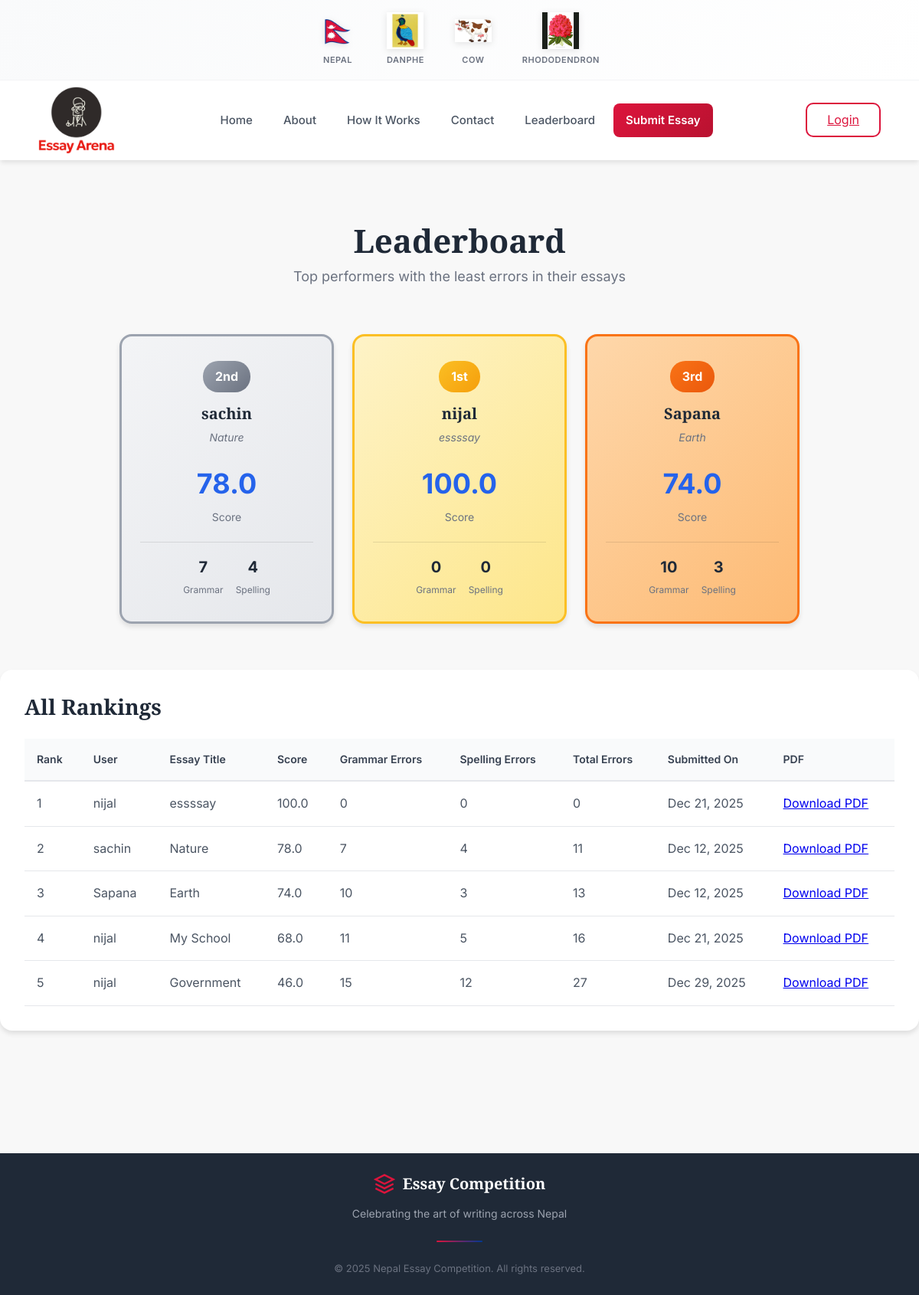
The app's page /leaderboard/, older data.
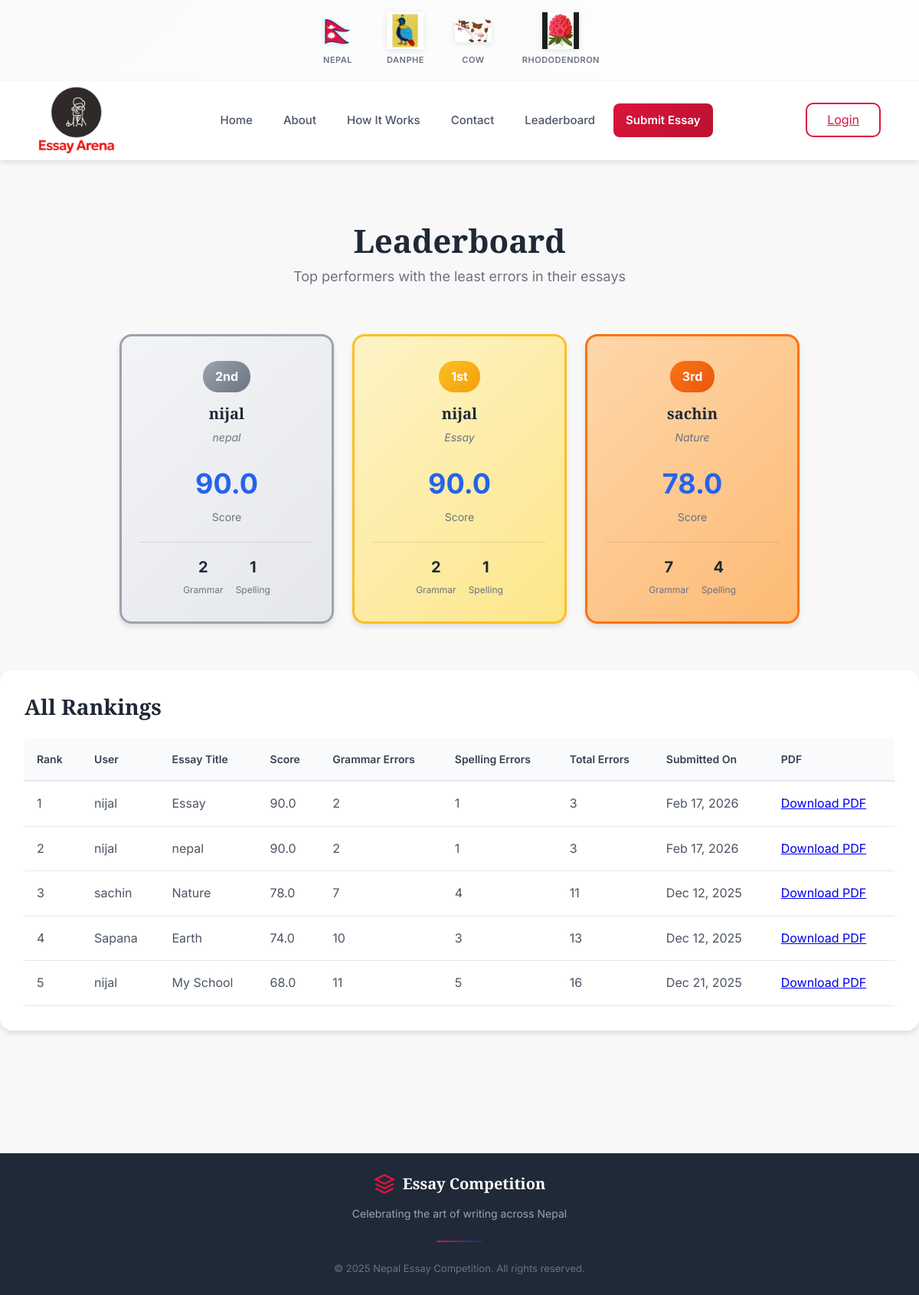
The same page, newer data.
### home/models.py (models this page shows, shortened)
class Essay(models.Model):
    user = models.ForeignKey(settings.AUTH_USER_MODEL, on_delete=models.CASCADE)
    title = models.CharField(max_length=255)
    topic = models.CharField(max_length=100, blank=True, null=True)
    content = models.TextField()
    grammar_errors = models.PositiveIntegerField(default=0)
    spelling_errors = models.PositiveIntegerField(default=0)
    total_errors = models.PositiveIntegerField(default=0)
    score = models.FloatField(default=0)
    points = models.PositiveIntegerField(default=0)
    points = models.IntegerField(default=0)  #  Added for ml
    pdf_file = models.FileField(upload_to="essays/pdfs/", blank=True, null=True)
    is_approved = models.BooleanField(default=False)
    is_rejected = models.BooleanField(default=False)
    created_at = models.DateTimeField(auto_now_add=True)

class CustomUser(AbstractBaseUser, PermissionsMixin):
    username = models.CharField(max_length=150, unique=True)
    password = models.CharField(max_length=128)
    identydoc = models.FileField(upload_to='user_docs/', blank=True, null=True)
    DOB = models.DateField(null=True, blank=True)
    status = models.CharField(max_length=20, default="active")
    total_points = models.IntegerField(default=0)  #  Added for ml
    created_at = models.DateTimeField(auto_now_add=True)
    update_at = models.DateTimeField(auto_now=True)
    is_active = models.BooleanField(default=True)
    is_staff = models.BooleanField(default=False)
    USERNAME_FIELD = 'username'
    REQUIRED_FIELDS = []
    objects = CustomUserManager()

### home/views.py (the view)
# urls.py: path('leaderboard/', views.leaderboard, name='leaderboard'),
def leaderboard(request):
    essays = Essay.objects.filter(is_approved=True).order_by('-score', 'total_errors', 'created_at')
    return render(request, "leaderboard.html", {"essays": essays})

### home/templates/leaderboard.html
{% extends "base.html" %}
{% load static %}
{% block extra_css %}
<link rel="stylesheet" href="{% static 'css/leaderboard.css' %}">
{% endblock %}
{% block content %}
<main class="main-content leaderboard-page">
    <div class="container">
        <div class="page-header">
            <h1>Leaderboard</h1>
            <p class="page-description">Top performers with the least errors in their essays</p>
        </div>
        {% if essays %}
        <div class="podium-section">
            <div class="podium">
                {% for essay in essays|slice:":3" %}
                {% if forloop.counter == 1 %}
                <div class="podium-item first">
                    <div class="rank-badge gold"><span>1st</span></div>
                    {% elif forloop.counter == 2 %}
                    <div class="podium-item second">
                        <div class="rank-badge silver"><span>2nd</span></div>
                        {% else %}
                        <div class="podium-item third">
                            <div class="rank-badge bronze"><span>3rd</span></div>
                            {% endif %}
                            <h3>{{ essay.user.username }}</h3>
                            <p class="essay-title">{{ essay.title|truncatewords:5 }}</p>
                            <div class="score-info">
                                <span class="score">{{ essay.score }}</span>
                                <span class="score-label">Score</span>
                            </div>
                            <div class="error-stats">
                                <div class="error-item">
                                    <span class="error-count">{{ essay.grammar_errors }}</span>
                                    <span class="error-type">Grammar</span>
                                </div>
                                <div class="error-item">
                                    <span class="error-count">{{ essay.spelling_errors }}</span>
                                    <span class="error-type">Spelling</span>
                                </div>
                            </div>
                        </div>
                        {% endfor %}
                    </div>
                </div>
                {% endif %}
                <div class="leaderboard-table-section">
                    <h2>All Rankings</h2>
                    {% if essays %}
                    <div class="table-wrapper">
                        <table class="leaderboard-table">
                            <thead>
                                <tr>
                                    <th>Rank</th>
                                    <th>User</th>
                                    <th>Essay Title</th>
                                    <th>Score</th>
                                    <th>Grammar Errors</th>
                                    <th>Spelling Errors</th>
                                    <th>Total Errors</th>
                                    <th>Submitted On</th>
                                    <th>PDF</th>
                                </tr>
                            </thead>
                            <tbody>
                                {% for essay in essays %}
                                <tr>
                                    <td>{{ forloop.counter }}</td>
                                    <td>{{ essay.user.username }}</td>
                                    <td>{{ essay.title }}</td>
                                    <td>{{ essay.score }}</td>
                                    <td>{{ essay.grammar_errors }}</td>
                                    <td>{{ essay.spelling_errors }}</td>
                                    <td>{{ essay.total_errors }}</td>
                                    <td>{{ essay.created_at|date:"M d, Y" }}</td>
                                    <td>
                                        {% if essay.pdf_file %}
                                        <a href="{{ essay.pdf_file.url }}" download>Download PDF</a>
                                        {% else %}
                                        N/A
                                        {% endif %}
                                    </td>
                                </tr>
                                {% endfor %}
                            </tbody>
                        </table>
                    </div>
                    {% else %}
                    <div class="empty-state">
                        <h3>No Essays Yet</h3>
                        <p>Be the first to submit an essay and top the leaderboard!</p>
                        <a href="{% url 'submit_essay' %}" class="btn-primary">Submit Essay</a>
                    </div>
                    {% endif %}
                </div>
            </div>
</main>
{% endblock %}

### home/templates/base.html (shortened to what this page needs)
{% load static %}
<!DOCTYPE html>
<html lang="en">
<head>
    <link rel="stylesheet" href="{% static 'css/base.css' %}">
    {% block extra_css %}{% endblock %}
</head>
<body>
    <header class="header" id="header">
        <div class="symbols-container">
            <div class="symbol-item">
                <img src="{% static 'images/nepalflag.png' %}" alt="Nepal Flag" class="symbol-img">
                <span class="symbol-label">Nepal</span>
            </div>
            <div class="symbol-item">
                <img src="{% static 'images/danphe.png' %}" alt="Danphe" class="symbol-img">
                <span class="symbol-label">Danphe</span>
            </div>
            <div class="symbol-item">
                <img src="{% static 'images/cow.png' %}" alt="Cow" class="symbol-img">
                <span class="symbol-label">Cow</span>
            </div>
            <div class="symbol-item">
                <img src="{% static 'images/rhododendron.png' %}" alt="Rhododendron" class="symbol-img">
                <span class="symbol-label">Rhododendron</span>
            </div>
        </div>
        <nav class="navbar">
            <a href="{% url 'home' %}" class="logo">
                <img src="{% static 'images/logo1.png' %}" alt="Nepal Essay Competition Logo" class="logo-img">
            </a>
            <div class="nav-menu" id="navMenu">
                <a href="{% url 'home' %}" class="nav-link">Home</a>
                <a href="#about" class="nav-link">About</a>
                <a href="#how-it-works" class="nav-link">How It Works</a>
                <a href="#contact" class="nav-link">Contact</a>
                <a href="{% url 'leaderboard' %}" class="nav-link">Leaderboard</a>
                <a href="{% url 'essay' %}" class="nav-link nav-link-highlight">Submit Essay</a>
            </div>
            <div class="nav-buttons">
                {% if request.user.is_authenticated %}
                <div class="profile-dropdown">
                    <button class="profile-btn" id="profileBtn">
                        <span class="profile-avatar">{{ request.user.username|slice:":1"|upper }}</span>
                        {{ request.user.username }}
                        <svg class="arrow-icon" viewBox="0 0 24 24" fill="none" stroke="currentColor" stroke-width="2">
                            <path d="M6 9l6 6 6-6" />
                        </svg>
                    </button>
                    <div class="dropdown-content" id="profileDropdown">
                        <a href="{% url 'profile' %}">
                            <svg viewBox="0 0 24 24" fill="none" stroke="currentColor" stroke-width="2">
                                <path d="M20 21v-2a4 4 0 0 0-4-4H8a4 4 0 0 0-4 4v2" />
                                <circle cx="12" cy="7" r="4" />
                            </svg>
                            My Profile
                        </a>
                        <a href="{% url 'logout' %}" onclick="return confirm('Are you sure you want to logout?');"
                            class="logout-link">
                            <svg viewBox="0 0 24 24" fill="none" stroke="currentColor" stroke-width="2">
                                <path d="M9 21H5a2 2 0 0 1-2-2V5a2 2 0 0 1 2-2h4" />
                                <polyline points="16,17 21,12 16,7" />
                                <line x1="21" y1="12" x2="9" y2="12" />
                            </svg>
                            Logout
                        </a>
                    </div>
                </div>
                {% else %}
                <a href="{% url 'login' %}" class="btn-login">Login</a>
                {% endif %}
            </div>
        </nav>
    </header>
    <main class="main-content">
        {% block content %}{% endblock %}
    </main>
    <footer class="footer">
        <div class="footer-content">
            <div class="footer-logo">
                <svg class="logo-icon" viewBox="0 0 24 24" fill="none" stroke="currentColor" stroke-width="2">
                    <path d="M12 2L2 7l10 5 10-5-10-5z" />
                    <path d="M2 17l10 5 10-5M2 12l10 5 10-5" />
                </svg>
                <span>Essay Competition</span>
            </div>
            <p class="footer-tagline">Celebrating the art of writing across Nepal</p>
            <div class="footer-divider"></div>
            <p class="footer-copyright">&copy; 2025 Nepal Essay Competition. All rights reserved.</p>
        </div>
    </footer>
</body>
</html>

### home/static/css/base.css (style rules this page uses)
:root { --primary: #DC143C; --primary-dark: #b91230; --primary-light: #ff4d6d; --secondary: #003893; --secondary-dark: #002d75; --secondary-light: #1a4fa8; --white: #ffffff; --gray-50: #f9fafb; --gray-100: #f3f4f6; --gray-200: #e5e7eb; --gray-300: #d1d5db; --gray-400: #9ca3af; --gray-500: #6b7280; --gray-600: #4b5563; --gray-700: #374151; --gray-800: #1f2937; --gray-900: #111827; --shadow-sm: 0 1px 2px rgba(0, 0, 0, 0.05); --shadow-md: 0 4px 6px -1px rgba(0, 0, 0, 0.1); --shadow-lg: 0 10px 15px -3px rgba(0, 0, 0, 0.1); --shadow-xl: 0 20px 25px -5px rgba(0, 0, 0, 0.1); --shadow-glow: 0 0 40px rgba(220, 20, 60, 0.3); --transition-fast: 150ms ease; --transition-base: 300ms ease; --transition-slow: 500ms ease; --radius-sm: 6px; --radius-md: 8px; --radius-lg: 12px; --radius-xl: 16px; --radius-full: 9999px; }
*, *::before, *::after { margin: 0; padding: 0; box-sizing: border-box; }
html { scroll-behavior: smooth; }
body { font-family: 'Inter', -apple-system, BlinkMacSystemFont, 'Segoe UI', sans-serif; background: var(--gray-50); color: var(--gray-800); line-height: 1.6; -webkit-font-smoothing: antialiased; }
h1, h2, h3, h4, h5, h6 { font-family: 'Playfair Display', Georgia, serif; font-weight: 700; line-height: 1.2; }
.header { background: var(--white); box-shadow: var(--shadow-md); position: sticky; top: 0; z-index: 1000; transition: transform var(--transition-base), box-shadow var(--transition-base); }
.navbar { transition: transform var(--transition-base), opacity var(--transition-base); }
.header { transition: transform var(--transition-base), opacity var(--transition-base); }
.symbols-container { display: flex; align-items: center; justify-content: center; gap: 40px; padding: 16px 20px; background: linear-gradient(135deg, var(--gray-50) 0%, var(--white) 100%); border-bottom: 1px solid var(--gray-100); }
.symbol-item { display: flex; flex-direction: column; align-items: center; gap: 6px; transition: transform var(--transition-base); }
.symbol-img { width: 48px; height: 48px; object-fit: contain; filter: drop-shadow(0 2px 4px rgba(0, 0, 0, 0.1)); }
.symbol-label { font-size: 11px; font-weight: 600; color: var(--gray-500); text-transform: uppercase; letter-spacing: 0.5px; }
.navbar { display: flex; align-items: center; justify-content: space-between; padding: 2px 50px; max-width: 1400px; margin: 0 auto; }
.logo-img { width: 100px; height:100px; object-fit: contain; }
.logo { display: flex; align-items: center; gap: 10px; text-decoration: none; transition: opacity var(--transition-fast); }
.logo-icon { width: 32px; height: 32px; color: var(--primary); }
.nav-menu { display: flex; align-items: center; gap: 8px; }
.nav-link { position: relative; padding: 10px 16px; text-decoration: none; color: var(--gray-600); font-weight: 500; font-size: 15px; border-radius: var(--radius-md); transition: all var(--transition-base); }
.nav-link::after { content: ''; position: absolute; bottom: 6px; left: 50%; transform: translateX(-50%) scaleX(0); width: 20px; height: 2px; background: var(--primary); border-radius: var(--radius-full); transition: transform var(--transition-base); }
.nav-link-highlight { background: linear-gradient(135deg, var(--primary) 0%, var(--primary-dark) 100%); color: var(--white) !important; font-weight: 600; }
.nav-link-highlight::after { display: none; }
.nav-buttons { display: flex; align-items: center; gap: 12px; }
.btn-login { color: var(--primary); border: 2px solid var(--primary); border-radius: 10px; padding: 8px 26px; background: transparent; }
.main-content { min-height: calc(100vh - 200px); }
.footer { background: linear-gradient(135deg, var(--gray-900) 0%, var(--gray-800) 100%); color: var(--gray-300); padding: 48px 20px; }
.footer-content { max-width: 600px; margin: 0 auto; text-align: center; }
.footer-logo { display: inline-flex; align-items: center; gap: 10px; margin-bottom: 12px; }
.footer-logo .logo-icon { width: 28px; height: 28px; color: var(--primary); }
.footer-logo span { font-family: 'Playfair Display', serif; font-size: 20px; font-weight: 700; color: var(--white); }
.footer-tagline { font-size: 14px; color: var(--gray-400); margin-bottom: 24px; }
.footer-divider { width: 60px; height: 2px; background: linear-gradient(90deg, var(--primary), var(--secondary)); margin: 0 auto 24px; border-radius: var(--radius-full); }
.footer-copyright { font-size: 13px; color: var(--gray-500); }

Row changes from the older to the newer data that the page shows:
removed Essay: shows "1st", user.username "nijal", title "essssay", score "100.0", grammar_errors "0", spelling_errors "0", total_errors "0", created_at "Dec 21, 2025"
no longer on one of the page's lists (row unchanged): Essay: user.username "Sapana", title "Earth", score "74.0", grammar_errors "10", spelling_errors "3"
removed Essay: user.username "nijal", title "Government", score "46.0", grammar_errors "15", spelling_errors "12", total_errors "27", created_at "Dec 29, 2025", shown under "All Rankings"
added Essay: shows "1st", user.username "nijal", title "Essay", score "90.0", grammar_errors "2", spelling_errors "1", total_errors "3", created_at "Feb 17, 2026"
added Essay: shows "2nd", user.username "nijal", title "nepal", score "90.0", grammar_errors "2", spelling_errors "1", total_errors "3", created_at "Feb 17, 2026"
computed for Essay "Nature": text "2nd" → "3rd"
